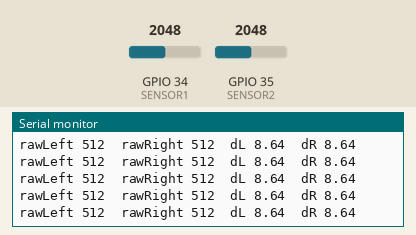
This sketch was run on a simulated ESP32. On the bench: the last lines printed to the serial monitor. Inputs (shaded band) come from the test bench; at power-on: GPIO 34 (SENSOR1) = 2048, GPIO 35 (SENSOR2) = 2048.

Above: at 1.2 s.
1.3 s: GPIO 34 (SENSOR1) set to 2553
At 2.4 s:
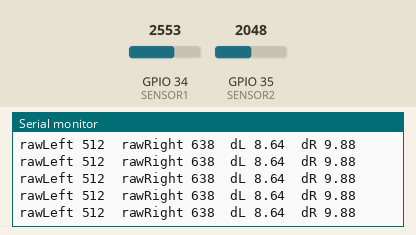
2.8 s: GPIO 34 (SENSOR1) set to 2638
At 3.9 s:
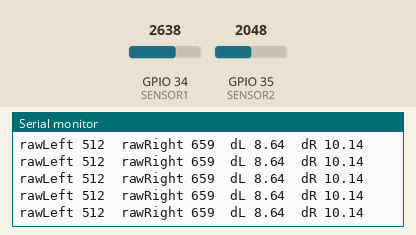
4.3 s: GPIO 35 (SENSOR2) set to 2551
At 5.2 s:
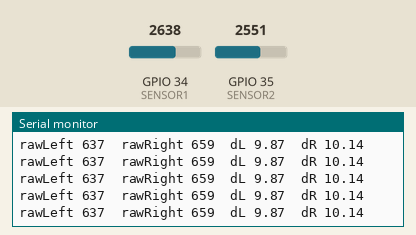
7.3 s: GPIO 35 (SENSOR2) set to 2638
At 8.4 s:
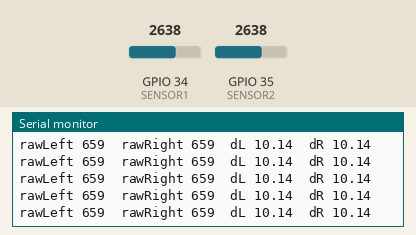
Timing chart, 0 to 9.2 s (numbered marks = the images above; inputs shaded):
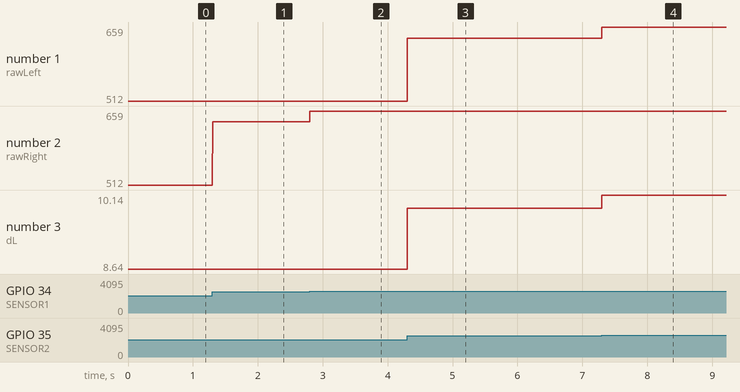

The sketch:

testDoubleInfraredDistance.ino
```cpp
#define SENSOR1 34
#define SENSOR2 35
#define READING_COUNT 30
#define SENSOR_DISPLACEMENT 3.7
#define MAX_READING 4096
float ratio = MAX_READING / 1024;  // the formula was derived on Arduino Uno, whose max reading is 1024

#define PT(s) Serial.print(s)                      // abbreviate print commands
#define PT_FMT(s, format) Serial.print(s, format)  // abbreviate print commands
#define PTL(s) Serial.println(s)
#define PTF(s) Serial.print(F(s))  // trade flash memory for dynamic memory with F() function
#define PTLF(s) Serial.println(F(s))
#define PTH(head, value) \
  { \
    PT(head); \
    PT('\t'); \
    PTL(value); \
  }

int meanA = 0, meanB = 0, diffA_B = 0, actualDiff = 0, last = 0;

void read_doubleInfraredDistance() {
  int rawL = analogRead(SENSOR2) / ratio;  // the signal is positively correlated to distance, but non-linear.
  int rawR = analogRead(SENSOR1) / ratio;
  float dL = rawL < 30 ? rawL / 4.0 : 200.0 / sqrt(1024 + 24 - rawL);  // a formular to turn the correlation linear for near field measurement.
  float dR = rawR < 30 ? rawR / 4.0 : 200.0 / sqrt(1024 + 24 - rawR);
  PT("rawLeft ");
  PT(rawL);
  PT("\trawRight ");
  PT(rawR);
  PT("\tdL ");
  PT(dL);
  PT("\tdR ");
  PTL(dR);
}

void setup() {
  Serial.begin(115200);
}
void loop() {
  read_doubleInfraredDistance();
}
```

Measured:
- after the input at 1.3 s, the serial monitor: prints a new line at once (image 1)
- after the input at 2.8 s, the serial monitor: prints a new line at once (image 2)
- after the input at 4.3 s, the serial monitor: prints a new line at once (image 3)
- after the input at 7.3 s, the serial monitor: prints a new line at once (image 4)
- plotted number 1: 512 → 637 after the input at 4.3 s
- plotted number 2: 512 → 638 after the input at 1.3 s, 638 → 659 after the input at 2.8 s
- plotted number 3: 8.64 → 9.87 after the input at 4.3 s
